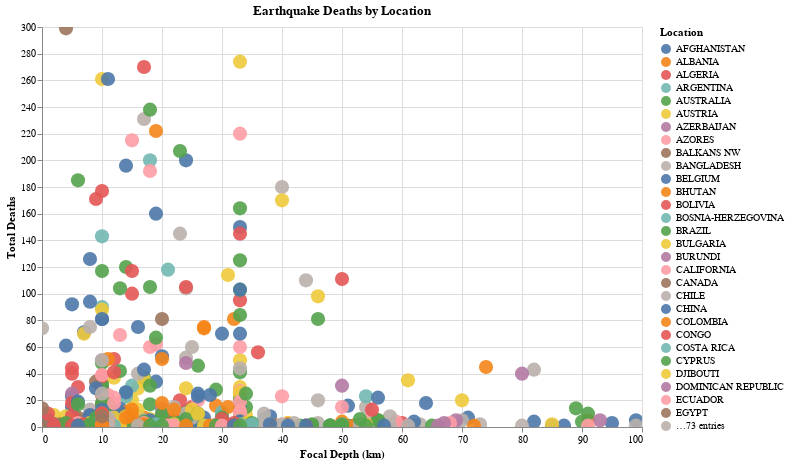

Write notebook code for a chart like this one.
### Markdown cell above
This chart is very difficult to interpret because the vast majority is clustered around the x axis below 250 km. Removing the most extreme points and zooming in on the clustered region, we get the following enhanced chart.

### Code cell
filtered = noaa_depth_death[noaa_depth_death['Total Deaths'] < 300]
filtered = filtered[filtered['Focal Depth (km)'] < 100]
alt.Chart(filtered).mark_circle(filled=True, 
                                size=200, 
                                opacity=0.9, 
                                color='tableau20').encode(
    x=alt.X('Focal Depth (km)', title='Focal Depth (km)', scale=alt.Scale(domain=(0,100))),
    y=alt.Y('Total Deaths', title='Total Deaths', scale=alt.Scale(domain=(0,300))),
    color=alt.Color('Location', legend=alt.Legend(title='Location')),
    tooltip=['Location', 'Focal Depth (km)', 'Total Deaths']
).configure_axis(
    tickCount=10
).properties(
    title='Earthquake Deaths by Location',
    width=600,
    height=400
).interactive()

### Figure 1 — Vega-Lite specification as saved in the notebook (floating-point values rounded to 4 significant figures; data arrays with more than 128 entries replaced by an {"elided": "..."} marker saying what was removed)
{"config": {"view": {"continuousWidth": 400, "continuousHeight": 300}, "axis": {"tickCount": 10}}, "data": {"name": "data-4f01d25963e7e732bdb80bdf19278e52"}, "mark": {"type": "circle", "color": "tableau20", "filled": true, "opacity": 0.9, "size": 200}, "encoding": {"color": {"type": "nominal", "field": "Location", "legend": {"title": "Location"}}, "tooltip": [{"type": "nominal", "field": "Location"}, {"type": "quantitative", "field": "Focal Depth (km)"}, {"type": "quantitative", "field": "Total Deaths"}], "x": {"type": "quantitative", "field": "Focal Depth (km)", "scale": {"domain": [0, 100]}, "title": "Focal Depth (km)"}, "y": {"type": "quantitative", "field": "Total Deaths", "scale": {"domain": [0, 300]}, "title": "Total Deaths"}}, "height": 400, "selection": {"selector018": {"type": "interval", "bind": "scales", "encodings": ["x", "y"]}}, "title": "Earthquake Deaths by Location", "width": 600, "$schema": "https://vega.github.io/schema/vega-lite/v4.8.1.json", "datasets": {"data-4f01d25963e7e732bdb80bdf19278e52": {"elided": "703 records"}}}
